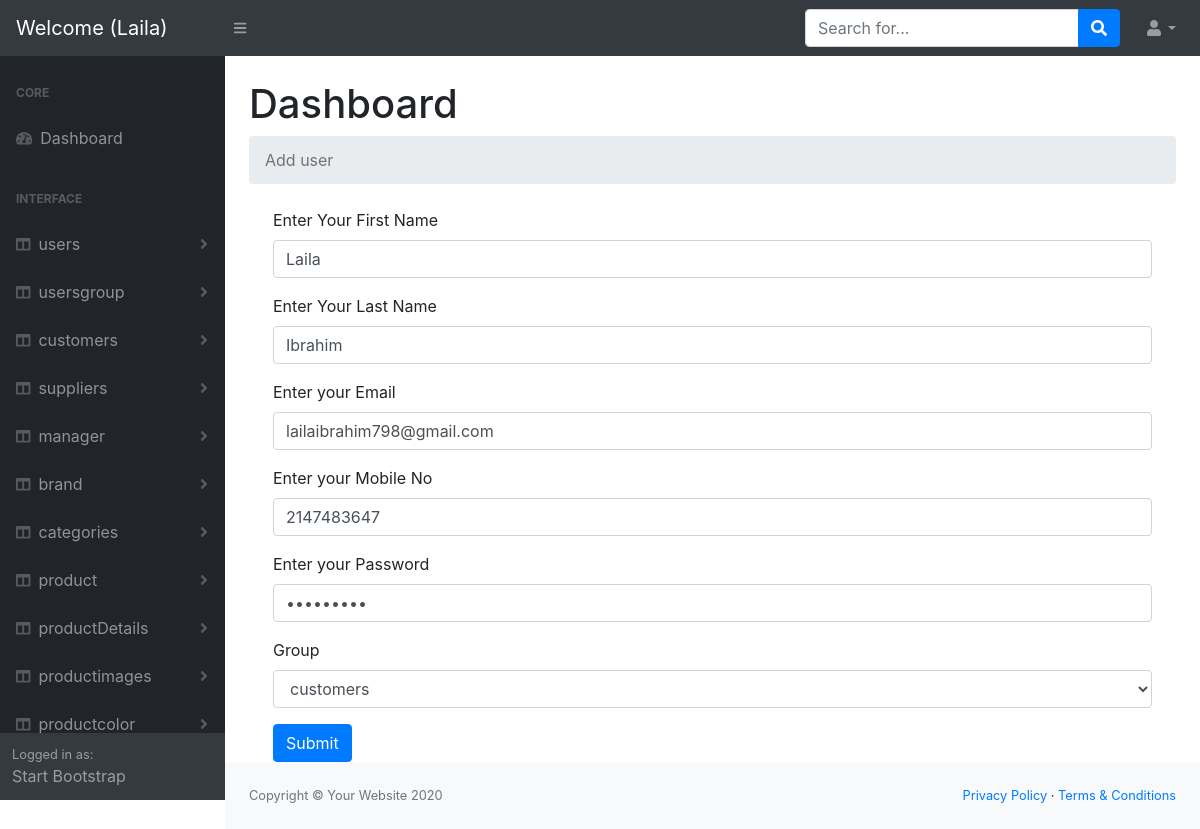
The app's page /Dashboard/admin/users/edit.php?id=3 (signed in) with its own data.
### tables this page shows
CREATE TABLE `users` (
  `id` int(11) NOT NULL,
  `firstName` varchar(50) NOT NULL,
  `lastName` varchar(50) NOT NULL,
  `email` varchar(250) NOT NULL,
  `mobileNo` int(11) NOT NULL,
  `password` text NOT NULL,
  `group_id` int(11) NOT NULL
);

CREATE TABLE `usersgroup` (
  `id` int(11) NOT NULL,
  `Group` varchar(100) NOT NULL COMMENT 'to identify the user Type '
);

### Dashboard/admin/helpers/functions.php (called while the page is built, shortened)
<?php
function Sanitize($input,$flag){
    $sanitize_var = $input;
    switch ($flag) {
        case 1:
         $sanitize_var = filter_var($sanitize_var,FILTER_SANITIZE_NUMBER_INT);
            break;
    }
    return $sanitize_var;
}
?>

### Dashboard/admin/users/edit.php (the view, shortened to what this page needs)
<?php
  include '../helpers/functions.php';
include '../helpers/dbconnection.php';
   $id = '';
   if($_SERVER['REQUEST_METHOD'] == "GET"){
      $id  = Sanitize($_GET['id'],1);
    }
   $sql  ="SELECT * FROM users WHERE id= $id";
   $op   = mysqli_query($conn,$sql);
   $FData = mysqli_fetch_assoc($op);
   $sql = "SELECT * FROM usersgroup";
   $op  = mysqli_query($conn,$sql);
    include '../header.php';
?>
  <body class="sb-nav-fixed">
<?php
    include '../nav.php';
?>
        <div id="layoutSidenav">
<?php
    include '../sidNave.php';
?>
            <div id="layoutSidenav_content">
                <main>
                    <div class="container-fluid">
                        <h1 class="mt-4">Dashboard</h1>
                        <ol class="breadcrumb mb-4">
                        <?php
                            if(isset($_SESSION['errors'])){
                               foreach($_SESSION['errors'] as $key =>  $value){
                                echo '* '.$key.' : '.$value.'<br>';
                               }
                             unset($_SESSION['errors']);
                             }else{
                        ?>
                        <li class="breadcrumb-item active">Add user </li>
                        <?php } ?>
                        </ol>
<div class="container">
 <form  method="post"  action="edit.php?id=<?php echo $FData['id'];?>"  enctype ="multipart/form-data">
               <div class="form-group">
                     <label for="exampleInputEmail1">Enter Your First Name</label>
                     <input type="text" name="firstName"  value="<?php echo $FData['firstName']; ?>"class="form-control" id="exampleInputName" aria-describedby=""
                         placeholder="Enter your first name ">
                 </div>
                 <div class="form-group">
                     <label for="exampleInputEmail1">Enter Your Last Name</label>
                     <input type="text" name="lastName"  value="<?php echo $FData['lastName']; ?>"class="form-control" id="exampleInputName" aria-describedby=""
                         placeholder="Enter your last name ">
                  </div>
                  <div class="form-group">
                     <label for="exampleInputEmail1">Enter your Email</label>
                     <input type="email" name="email"  value="<?php echo $FData['email']; ?>"class="form-control" id="exampleInputEmail1"
                         aria-describedby="emailHelp" placeholder="Enter email">
                 </div>
                  <div class="form-group">
                     <label >Enter your Mobile No</label>
                     <input type="number" name="mobileNo" value="<?php echo $FData['mobileNo']; ?>" class="form-control"
                         placeholder="mobile No">
                 </div>
                  <div class="form-group">
                     <label for="exampleInputPassword1">Enter your Password</label>
                     <input type="password" name="password" value="<?php echo $FData['password']; ?>" class="form-control" id="exampleInputPassword1"
                         placeholder="Password">
                 </div>
                     <div class="form-group">
                            <label for="exampleInput"> Group  </label>
                            <select name="group_id" class="form-control">
                                 <?php
                                     while($data = mysqli_fetch_assoc($op)){
                                  ?>
                              <option value="<?php echo $data['id'];?>"    <?php if($data['id'] == $FData['group_id'] ){ echo 'selected';}?>    >
                              <?php echo $data['Group'];?></option>
                                   <?php } ?>
                            </select>
                      </div>
                     <button type="submit"  name="submit"class="btn btn-primary">Submit</button>
</form>
</div>
              </div>
              </main>
 <?php
include '../footer.php';
 ?>

### records on screen
users: firstName "Laila", lastName "Ibrahim", email "lailaibrahim798@gmail.com", mobileNo "2147483647", group_id "customers"

### other values on screen
$_SESSION['User']['firstName'] "Laila"
$data "users"
$data "usersgroup"
$data "customers"
$data "suppliers"
$data "manager"
$data "brand"
$data "categories"
$data "product"
$data "productDetails"
$data "productimages"
$data "productcolor"
